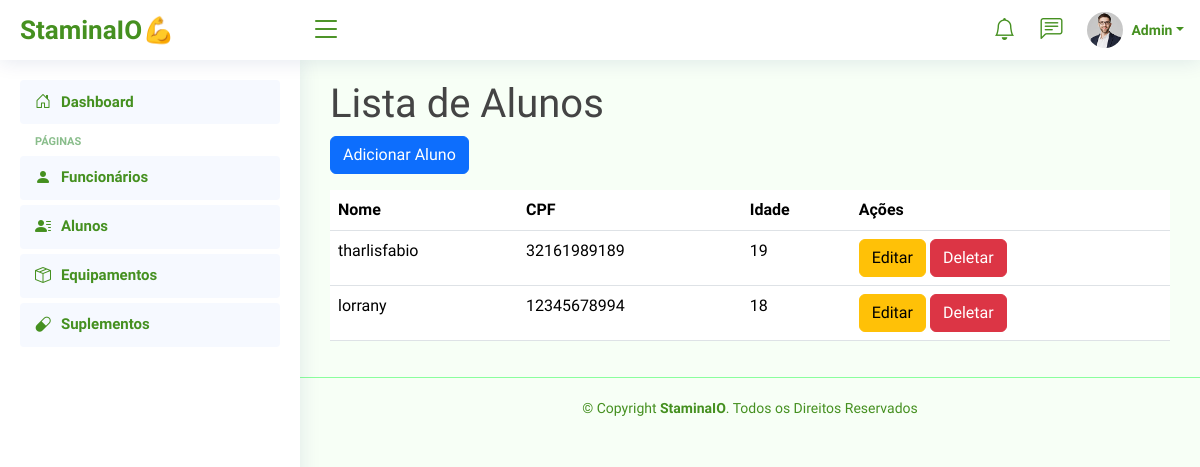
Page /dashboard/alunos/ (signed in) on the committed database.
### pessoa/models.py (models this page shows, shortened)
class Pessoa(models.Model):
    nome = models.CharField(max_length=100)
    cpf = models.CharField(max_length=11, unique=True)
    idade = models.IntegerField()
    class Meta:
        abstract = True

class Aluno(Pessoa):
    peso = models.FloatField()
    endereco = models.CharField(max_length=255)
    status = models.BooleanField(default=True)
    telefone = models.CharField(max_length=15)
    altura = models.FloatField()
    plano = models.CharField(max_length=50)

### pessoa/views.py (the view)
# urls.py: path('alunos/', listar_alunos, name='lista_alunos'),
@login_required
def listar_alunos(request):
    alunos = Aluno.objects.all()
    return render(request, 'pessoa/listar_alunos.html', {'alunos': alunos})

### templates/pessoa/listar_alunos.html (shortened to what this page needs)
{% extends '_base.html' %}
{% block content %}
    <h1>Lista de Alunos</h1>
    <a href="{% url 'pessoa:adicionar_aluno' %}" class="btn btn-primary">Adicionar Aluno</a>
    <table class="table aluno-table mt-3">
        <thead>
            <tr>
                <th>Nome</th>
                <th>CPF</th>
                <th>Idade</th>
                <th>Ações</th>
            </tr>
        </thead>
        <tbody>
            {% for aluno in alunos %}
            <tr>
                <td>{{ aluno.nome }}</td>
                <td>{{ aluno.cpf }}</td>
                <td>{{ aluno.idade }}</td>
                <td>
                    <a href="{% url 'pessoa:editar_aluno' aluno.pk %}" class="btn btn-warning">Editar</a>
                    <a href="{% url 'pessoa:deletar_aluno' aluno.pk %}" class="btn btn-danger">Deletar</a>
                </td>
            </tr>
            {% empty %}
            <tr>
                <td colspan="4">Nenhum aluno encontrado.</td>
            </tr>
            {% endfor %}
        </tbody>
    </table>
{% endblock %}

### static/css/style.css (style rules this page uses)
:root { scroll-behavior: smooth; }
body { font-family: "Chakra Petch", sans-serif; background: #f7fff6; color: #444444; }
a { color: #459020; text-decoration: none; }
h1, h2, h3, h4, h5, h6 { font-family: "Chakra Petch", sans-serif; }

### rows in the picture
Aluno: nome "tharlisfabio", cpf "32161989189", idade "19"
Aluno: nome "lorrany", cpf "12345678994", idade "18"
